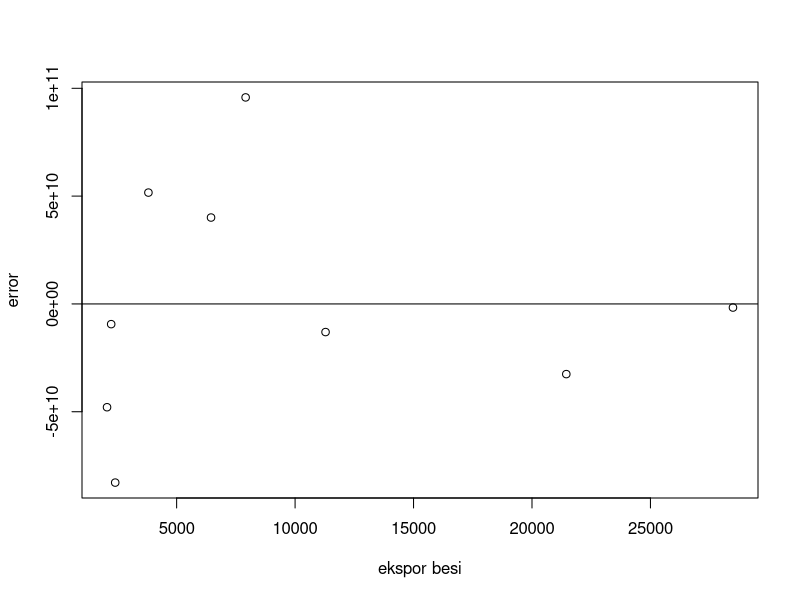
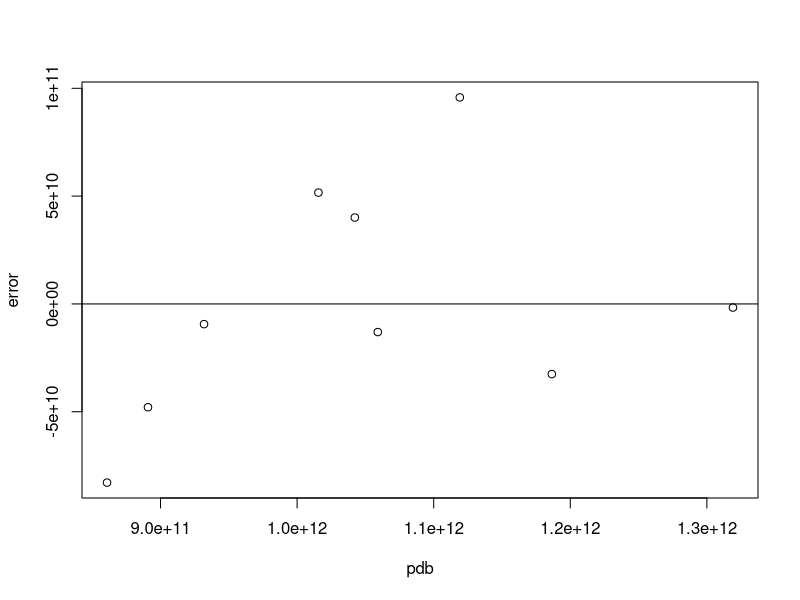

R code for these plots, in order:
## ---- chunk 1
library(tidyverse)
library(readxl)
## ---- chunk 2
setwd('C:/Users/hp/Documents/ghina-can/metopel')
dat<-read_excel('uas Metopel.xlsx')
library(readxl)
reg1<-lm(y~x,data=dat)
dat$u<-resid(reg1)
plot(dat$x,dat$u,xlab="ekspor besi",ylab="error")
abline(h=0)
## ---- chunk 3
library(readxl)
dat$u<-resid(reg1)
plot(dat$y,dat$u,xlab="pdb",ylab="error")
abline(h=0)
## ---- chunk 4
setwd('C:/Users/hp/Documents/ghina-can/metopel')
dat<-read_excel('uas Metopel.xlsx')
library(readxl)
reg1<-lm(y~x,data=dat)
summary(reg1)
